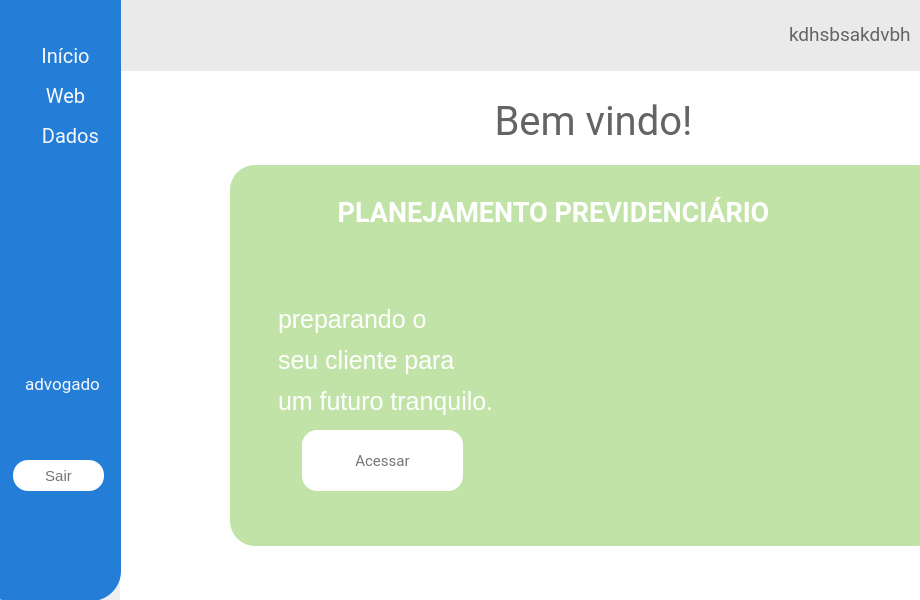
<?xml version="1.0" encoding="UTF-8"?>
<ui version="4.0">
 <class>MainWindow</class>
 <widget class="QMainWindow" name="MainWindow">
  <property name="geometry">
   <rect>
    <x>0</x>
    <y>0</y>
    <width>920</width>
    <height>600</height>
   </rect>
  </property>
  <property name="minimumSize">
   <size>
    <width>920</width>
    <height>600</height>
   </size>
  </property>
  <property name="maximumSize">
   <size>
    <width>920</width>
    <height>600</height>
   </size>
  </property>
  <property name="windowTitle">
   <string>MainWindow</string>
  </property>
  <widget class="QWidget" name="centralwidget">
   <widget class="QFrame" name="frame">
    <property name="geometry">
     <rect>
      <x>120</x>
      <y>0</y>
      <width>800</width>
      <height>600</height>
     </rect>
    </property>
    <property name="minimumSize">
     <size>
      <width>800</width>
      <height>600</height>
     </size>
    </property>
    <property name="maximumSize">
     <size>
      <width>800</width>
      <height>600</height>
     </size>
    </property>
    <property name="styleSheet">
     <string notr="true">background-color: rgb(255, 255, 255);</string>
    </property>
    <property name="frameShape">
     <enum>QFrame::NoFrame</enum>
    </property>
    <property name="frameShadow">
     <enum>QFrame::Raised</enum>
    </property>
    <widget class="QLabel" name="label">
     <property name="geometry">
      <rect>
       <x>15</x>
       <y>0</y>
       <width>400</width>
       <height>286</height>
      </rect>
     </property>
     <property name="minimumSize">
      <size>
       <width>400</width>
       <height>286</height>
      </size>
     </property>
     <property name="maximumSize">
      <size>
       <width>400</width>
       <height>286</height>
      </size>
     </property>
     <property name="styleSheet">
      <string notr="true">background-color: qconicalgradient(cx:0.5, cy:0.5, angle:0, stop:0.852273 rgba(255, 255, 255, 0), stop:0.875 rgba(255, 255, 255, 0), stop:0.886364 rgba(255, 255, 255, 0));</string>
     </property>
     <property name="text">
      <string/>
     </property>
    </widget>
    <widget class="QLabel" name="label_2">
     <property name="geometry">
      <rect>
       <x>385</x>
       <y>295</y>
       <width>400</width>
       <height>286</height>
      </rect>
     </property>
     <property name="minimumSize">
      <size>
       <width>400</width>
       <height>286</height>
      </size>
     </property>
     <property name="maximumSize">
      <size>
       <width>400</width>
       <height>286</height>
      </size>
     </property>
     <property name="styleSheet">
      <string notr="true">background-color: qconicalgradient(cx:0.5, cy:0.5, angle:0, stop:0.852273 rgba(255, 255, 255, 0), stop:0.875 rgba(255, 255, 255, 0), stop:0.886364 rgba(255, 255, 255, 0));</string>
     </property>
     <property name="text">
      <string/>
     </property>
    </widget>
    <widget class="QLabel" name="label_3">
     <property name="geometry">
      <rect>
       <x>440</x>
       <y>20</y>
       <width>332</width>
       <height>105</height>
      </rect>
     </property>
     <property name="styleSheet">
      <string notr="true">background-color: rgb(45, 82, 119);
border-radius:15px;</string>
     </property>
     <property name="text">
      <string/>
     </property>
    </widget>
    <widget class="QLabel" name="label_4">
     <property name="geometry">
      <rect>
       <x>466</x>
       <y>25</y>
       <width>281</width>
       <height>41</height>
      </rect>
     </property>
     <property name="font">
      <font>
       <family>Roboto</family>
       <pointsize>16</pointsize>
      </font>
     </property>
     <property name="styleSheet">
      <string notr="true">background-color: qconicalgradient(cx:0.5, cy:0.5, angle:0, stop:0.852273 rgba(255, 255, 255, 0), stop:0.875 rgba(255, 255, 255, 0), stop:0.886364 rgba(255, 255, 255, 0));
color: rgb(255, 255, 255);</string>
     </property>
     <property name="text">
      <string>Total do último Indeferimento</string>
     </property>
    </widget>
    <widget class="QLabel" name="label_5">
     <property name="geometry">
      <rect>
       <x>545</x>
       <y>58</y>
       <width>121</width>
       <height>41</height>
      </rect>
     </property>
     <property name="font">
      <font>
       <family>Roboto</family>
       <pointsize>25</pointsize>
      </font>
     </property>
     <property name="styleSheet">
      <string notr="true">background-color: qconicalgradient(cx:0.5, cy:0.5, angle:0, stop:0.852273 rgba(255, 255, 255, 0), stop:0.875 rgba(255, 255, 255, 0), stop:0.886364 rgba(255, 255, 255, 0));
color: rgb(255, 255, 255);</string>
     </property>
     <property name="text">
      <string>374.415</string>
     </property>
    </widget>
    <widget class="QLabel" name="label_6">
     <property name="geometry">
      <rect>
       <x>552</x>
       <y>98</y>
       <width>111</width>
       <height>16</height>
      </rect>
     </property>
     <property name="font">
      <font>
       <family>Roboto</family>
       <pointsize>10</pointsize>
      </font>
     </property>
     <property name="styleSheet">
      <string notr="true">background-color: qconicalgradient(cx:0.5, cy:0.5, angle:0, stop:0.852273 rgba(255, 255, 255, 0), stop:0.875 rgba(255, 255, 255, 0), stop:0.886364 rgba(255, 255, 255, 0));
color: rgb(200, 200, 200);</string>
     </property>
     <property name="text">
      <string>REQUERIMENTOS</string>
     </property>
     <property name="alignment">
      <set>Qt::AlignCenter</set>
     </property>
    </widget>
    <widget class="QLabel" name="label_7">
     <property name="geometry">
      <rect>
       <x>470</x>
       <y>174</y>
       <width>301</width>
       <height>101</height>
      </rect>
     </property>
     <property name="font">
      <font>
       <family>Roboto</family>
       <pointsize>11</pointsize>
      </font>
     </property>
     <property name="styleSheet">
      <string notr="true">color: rgb(45, 82, 119);</string>
     </property>
     <property name="text">
      <string>84.450  -  Distrito Federal 
68.493  -  São Paulo
33.464  -  Minas Gerais
26.534  -  Rio Grande do Sul
21.837  -  Bahia</string>
     </property>
     <property name="alignment">
      <set>Qt::AlignLeading|Qt::AlignLeft|Qt::AlignTop</set>
     </property>
    </widget>
    <widget class="QLabel" name="label_8">
     <property name="geometry">
      <rect>
       <x>470</x>
       <y>142</y>
       <width>251</width>
       <height>21</height>
      </rect>
     </property>
     <property name="font">
      <font>
       <family>Roboto</family>
       <pointsize>11</pointsize>
       <weight>75</weight>
       <bold>true</bold>
      </font>
     </property>
     <property name="styleSheet">
      <string notr="true">color: rgb(35, 65, 94);</string>
     </property>
     <property name="text">
      <string>ESTADOS COM MAIS INDEFERIDOS :</string>
     </property>
    </widget>
    <widget class="QLabel" name="label_9">
     <property name="geometry">
      <rect>
       <x>44</x>
       <y>379</y>
       <width>321</width>
       <height>211</height>
      </rect>
     </property>
     <property name="font">
      <font>
       <family>Roboto</family>
       <pointsize>10</pointsize>
      </font>
     </property>
     <property name="styleSheet">
      <string notr="true">color: rgb(90, 133, 76);
background-color: qconicalgradient(cx:0.5, cy:0.5, angle:0, stop:0.852273 rgba(255, 255, 255, 0), stop:0.875 rgba(255, 255, 255, 0), stop:0.886364 rgba(255, 255, 255, 0));</string>
     </property>
     <property name="text">
      <string>Motivo 1 - Parecer contrário perícia médica.

Motivo 2 - Falta de requisitos p/Direito às regras de
                   transição emenda constitucional N°103.

Motivo 3 - Não apresentação ou conformação dos
                   dados contidos no atestado médico.

Motivo 4 - Não enquadramento Art 20 parag.3 
                   Lei 8742/93.

Motivo 5 - Falta período de inscrição ou atualização
                  dos dados do Cad único.</string>
     </property>
     <property name="alignment">
      <set>Qt::AlignLeading|Qt::AlignLeft|Qt::AlignTop</set>
     </property>
    </widget>
    <widget class="QLabel" name="label_10">
     <property name="geometry">
      <rect>
       <x>44</x>
       <y>341</y>
       <width>321</width>
       <height>21</height>
      </rect>
     </property>
     <property name="font">
      <font>
       <family>Roboto</family>
       <pointsize>11</pointsize>
       <weight>75</weight>
       <bold>true</bold>
      </font>
     </property>
     <property name="styleSheet">
      <string notr="true">color: rgb(59, 90, 48);</string>
     </property>
     <property name="text">
      <string>PRINCIPAIS MOTIVOS DOS INDEFERIMENTOS :</string>
     </property>
    </widget>
    <widget class="QFrame" name="frame_2">
     <property name="geometry">
      <rect>
       <x>0</x>
       <y>0</y>
       <width>800</width>
       <height>600</height>
      </rect>
     </property>
     <property name="minimumSize">
      <size>
       <width>800</width>
       <height>600</height>
      </size>
     </property>
     <property name="maximumSize">
      <size>
       <width>800</width>
       <height>600</height>
      </size>
     </property>
     <property name="styleSheet">
      <string notr="true">background-color: rgb(255, 255, 255);</string>
     </property>
     <property name="frameShape">
      <enum>QFrame::NoFrame</enum>
     </property>
     <property name="frameShadow">
      <enum>QFrame::Raised</enum>
     </property>
     <widget class="QLabel" name="label_11">
      <property name="geometry">
       <rect>
        <x>155</x>
        <y>40</y>
        <width>620</width>
        <height>428</height>
       </rect>
      </property>
      <property name="styleSheet">
       <string notr="true">background-color: qconicalgradient(cx:0.5, cy:0.5, angle:0, stop:0.852273 rgba(255, 255, 255, 0), stop:0.875 rgba(255, 255, 255, 0), stop:0.886364 rgba(255, 255, 255, 0));
border-radius: 15px;</string>
      </property>
      <property name="text">
       <string/>
      </property>
     </widget>
     <widget class="QPushButton" name="pushButton">
      <property name="geometry">
       <rect>
        <x>355</x>
        <y>445</y>
        <width>220</width>
        <height>75</height>
       </rect>
      </property>
      <property name="font">
       <font>
        <family>Roboto</family>
        <pointsize>13</pointsize>
       </font>
      </property>
      <property name="cursor">
       <cursorShape>PointingHandCursor</cursorShape>
      </property>
      <property name="styleSheet">
       <string notr="true">QPushButton {
	background-color: rgb(96, 163, 211);
	color: rgb(255, 255, 255);
	border-radius: 20px;
}

QPushButton:hover {
	background-color: rgb(93, 148, 188);
}</string>
      </property>
      <property name="text">
       <string>Acessar o Jusbrasil</string>
      </property>
     </widget>
     <widget class="QLabel" name="label_12">
      <property name="geometry">
       <rect>
        <x>22</x>
        <y>253</y>
        <width>138</width>
        <height>31</height>
       </rect>
      </property>
      <property name="font">
       <font>
        <family>Roboto</family>
        <pointsize>12</pointsize>
       </font>
      </property>
      <property name="styleSheet">
       <string notr="true">color: rgb(93, 148, 188);
background-color: qconicalgradient(cx:0.5, cy:0.5, angle:0, stop:0.852273 rgba(255, 255, 255, 0), stop:0.875 rgba(255, 255, 255, 0), stop:0.886364 rgba(255, 255, 255, 0));</string>
      </property>
      <property name="text">
       <string>&lt;html&gt;&lt;head/&gt;&lt;body&gt;&lt;p&gt;À um mundo&lt;/p&gt;&lt;/body&gt;&lt;/html&gt;</string>
      </property>
     </widget>
     <widget class="QLabel" name="label_13">
      <property name="geometry">
       <rect>
        <x>22</x>
        <y>228</y>
        <width>121</width>
        <height>31</height>
       </rect>
      </property>
      <property name="font">
       <font>
        <pointsize>14</pointsize>
        <weight>75</weight>
        <bold>true</bold>
       </font>
      </property>
      <property name="styleSheet">
       <string notr="true">color: rgb(93, 148, 188);
background-color: qconicalgradient(cx:0.5, cy:0.5, angle:0, stop:0.852273 rgba(255, 255, 255, 0), stop:0.875 rgba(255, 255, 255, 0), stop:0.886364 rgba(255, 255, 255, 0));</string>
      </property>
      <property name="text">
       <string>CONECTE-SE</string>
      </property>
     </widget>
     <widget class="QLabel" name="label_14">
      <property name="geometry">
       <rect>
        <x>22</x>
        <y>278</y>
        <width>138</width>
        <height>31</height>
       </rect>
      </property>
      <property name="font">
       <font>
        <family>Roboto</family>
        <pointsize>12</pointsize>
       </font>
      </property>
      <property name="styleSheet">
       <string notr="true">color: rgb(93, 148, 188);
background-color: qconicalgradient(cx:0.5, cy:0.5, angle:0, stop:0.852273 rgba(255, 255, 255, 0), stop:0.875 rgba(255, 255, 255, 0), stop:0.886364 rgba(255, 255, 255, 0));</string>
      </property>
      <property name="text">
       <string>&lt;html&gt;&lt;head/&gt;&lt;body&gt;&lt;p&gt;de informações&lt;/p&gt;&lt;/body&gt;&lt;/html&gt;</string>
      </property>
     </widget>
     <widget class="QFrame" name="frame_3">
      <property name="geometry">
       <rect>
        <x>0</x>
        <y>0</y>
        <width>800</width>
        <height>600</height>
       </rect>
      </property>
      <property name="minimumSize">
       <size>
        <width>800</width>
        <height>600</height>
       </size>
      </property>
      <property name="maximumSize">
       <size>
        <width>800</width>
        <height>600</height>
       </size>
      </property>
      <property name="frameShape">
       <enum>QFrame::NoFrame</enum>
      </property>
      <property name="frameShadow">
       <enum>QFrame::Raised</enum>
      </property>
      <widget class="QLabel" name="label_15">
       <property name="geometry">
        <rect>
         <x>268</x>
         <y>100</y>
         <width>411</width>
         <height>41</height>
        </rect>
       </property>
       <property name="font">
        <font>
         <family>Roboto</family>
         <pointsize>30</pointsize>
        </font>
       </property>
       <property name="styleSheet">
        <string notr="true">color: rgb(100, 100, 100);</string>
       </property>
       <property name="text">
        <string>Bem vindo!</string>
       </property>
       <property name="alignment">
        <set>Qt::AlignCenter</set>
       </property>
      </widget>
      <widget class="QFrame" name="frame_4">
       <property name="geometry">
        <rect>
         <x>-1</x>
         <y>-1</y>
         <width>804</width>
         <height>72</height>
        </rect>
       </property>
       <property name="styleSheet">
        <string notr="true">background-color: rgb(234, 234, 234);</string>
       </property>
       <property name="frameShape">
        <enum>QFrame::NoFrame</enum>
       </property>
       <property name="frameShadow">
        <enum>QFrame::Plain</enum>
       </property>
       <property name="lineWidth">
        <number>1</number>
       </property>
       <widget class="QLabel" name="label_16">
        <property name="geometry">
         <rect>
          <x>670</x>
          <y>15</y>
          <width>131</width>
          <height>41</height>
         </rect>
        </property>
        <property name="font">
         <font>
          <family>Roboto</family>
          <pointsize>14</pointsize>
         </font>
        </property>
        <property name="styleSheet">
         <string notr="true">color: rgb(100, 100, 100);</string>
        </property>
        <property name="text">
         <string>kdhsbsakdvbh</string>
        </property>
        <property name="alignment">
         <set>Qt::AlignLeading|Qt::AlignLeft|Qt::AlignVCenter</set>
        </property>
       </widget>
       <widget class="QLabel" name="label_17">
        <property name="geometry">
         <rect>
          <x>618</x>
          <y>13</y>
          <width>47</width>
          <height>47</height>
         </rect>
        </property>
        <property name="text">
         <string/>
        </property>
       </widget>
      </widget>
      <widget class="QPushButton" name="pushButton_5">
       <property name="geometry">
        <rect>
         <x>618</x>
         <y>13</y>
         <width>47</width>
         <height>47</height>
        </rect>
       </property>
       <property name="cursor">
        <cursorShape>PointingHandCursor</cursorShape>
       </property>
       <property name="styleSheet">
        <string notr="true">background-color: qconicalgradient(cx:0.5, cy:0.5, angle:0, stop:0.852273 rgba(255, 255, 255, 0), stop:0.875 rgba(255, 255, 255, 0), stop:0.886364 rgba(255, 255, 255, 0));
border-radius: 5px;</string>
       </property>
       <property name="text">
        <string/>
       </property>
      </widget>
      <widget class="QLabel" name="label_18">
       <property name="geometry">
        <rect>
         <x>110</x>
         <y>165</y>
         <width>711</width>
         <height>381</height>
        </rect>
       </property>
       <property name="styleSheet">
        <string notr="true">background-color: rgb(193, 227, 167);
border-radius: 25px;</string>
       </property>
       <property name="text">
        <string/>
       </property>
      </widget>
      <widget class="QLabel" name="label_19">
       <property name="geometry">
        <rect>
         <x>300</x>
         <y>165</y>
         <width>508</width>
         <height>381</height>
        </rect>
       </property>
       <property name="styleSheet">
        <string notr="true">background-color: qconicalgradient(cx:0.5, cy:0.5, angle:0, stop:0.852273 rgba(255, 255, 255, 0), stop:0.875 rgba(255, 255, 255, 0), stop:0.886364 rgba(255, 255, 255, 0));</string>
       </property>
       <property name="text">
        <string/>
       </property>
      </widget>
      <widget class="QLabel" name="label_20">
       <property name="geometry">
        <rect>
         <x>218</x>
         <y>197</y>
         <width>431</width>
         <height>31</height>
        </rect>
       </property>
       <property name="font">
        <font>
         <family>Roboto</family>
         <pointsize>20</pointsize>
         <weight>75</weight>
         <italic>false</italic>
         <bold>true</bold>
        </font>
       </property>
       <property name="styleSheet">
        <string notr="true">color: rgb(255, 255, 255);
background-color: qconicalgradient(cx:0.5, cy:0.5, angle:0, stop:0.852273 rgba(255, 255, 255, 0), stop:0.875 rgba(255, 255, 255, 0), stop:0.886364 rgba(255, 255, 255, 0));</string>
       </property>
       <property name="text">
        <string>PLANEJAMENTO PREVIDENCIÁRIO</string>
       </property>
       <property name="alignment">
        <set>Qt::AlignCenter</set>
       </property>
      </widget>
      <widget class="QLabel" name="label_21">
       <property name="geometry">
        <rect>
         <x>158</x>
         <y>275</y>
         <width>221</width>
         <height>171</height>
        </rect>
       </property>
       <property name="font">
        <font>
         <pointsize>19</pointsize>
        </font>
       </property>
       <property name="styleSheet">
        <string notr="true">color: rgb(255, 255, 255);
background-color: qconicalgradient(cx:0.5, cy:0.5, angle:0, stop:0.852273 rgba(255, 255, 255, 0), stop:0.875 rgba(255, 255, 255, 0), stop:0.886364 rgba(255, 255, 255, 0));</string>
       </property>
       <property name="text">
        <string>&lt;html&gt;&lt;head/&gt;&lt;body&gt;&lt;p&gt;preparando o &lt;/p&gt;&lt;p&gt;seu cliente para &lt;/p&gt;&lt;p&gt;um futuro tranquilo.&lt;/p&gt;&lt;/body&gt;&lt;/html&gt;</string>
       </property>
      </widget>
      <widget class="QPushButton" name="pushButton_6">
       <property name="geometry">
        <rect>
         <x>182</x>
         <y>430</y>
         <width>161</width>
         <height>61</height>
        </rect>
       </property>
       <property name="font">
        <font>
         <family>Roboto</family>
         <pointsize>11</pointsize>
        </font>
       </property>
       <property name="cursor">
        <cursorShape>PointingHandCursor</cursorShape>
       </property>
       <property name="styleSheet">
        <string notr="true">QPushButton {
	color: rgb(117, 117, 117);
	background-color: rgb(255, 255, 255);
	border-radius: 15px;
}

QPushButton:hover {
	background-color: rgb(234, 234, 234);
}</string>
       </property>
       <property name="text">
        <string>Acessar</string>
       </property>
      </widget>
     </widget>
    </widget>
   </widget>
   <widget class="QFrame" name="frame_5">
    <property name="geometry">
     <rect>
      <x>-20</x>
      <y>-30</y>
      <width>141</width>
      <height>631</height>
     </rect>
    </property>
    <property name="styleSheet">
     <string notr="true">background-color: rgb(36, 126, 216);
border-radius: 30px;</string>
    </property>
    <property name="frameShape">
     <enum>QFrame::NoFrame</enum>
    </property>
    <property name="frameShadow">
     <enum>QFrame::Raised</enum>
    </property>
    <widget class="QPushButton" name="pushButton_2">
     <property name="geometry">
      <rect>
       <x>25</x>
       <y>70</y>
       <width>121</width>
       <height>31</height>
      </rect>
     </property>
     <property name="font">
      <font>
       <family>Roboto</family>
       <pointsize>15</pointsize>
      </font>
     </property>
     <property name="cursor">
      <cursorShape>PointingHandCursor</cursorShape>
     </property>
     <property name="layoutDirection">
      <enum>Qt::RightToLeft</enum>
     </property>
     <property name="styleSheet">
      <string notr="true">QPushButton {
	background-color: qconicalgradient(cx:0.5, cy:0.5, angle:0, stop:0.852273 rgba(255, 255, 255, 0), 		stop:0.875 rgba(255, 255, 255, 0), stop:0.886364 rgba(255, 255, 255, 0));
	color: rgb(249, 249, 249);
}

QPushButton:hover {	
	background-color: rgb(35, 118, 201);
	border-radius: 15px;
}</string>
     </property>
     <property name="text">
      <string>Início</string>
     </property>
    </widget>
    <widget class="QPushButton" name="pushButton_3">
     <property name="geometry">
      <rect>
       <x>25</x>
       <y>110</y>
       <width>121</width>
       <height>31</height>
      </rect>
     </property>
     <property name="font">
      <font>
       <family>Roboto</family>
       <pointsize>15</pointsize>
      </font>
     </property>
     <property name="cursor">
      <cursorShape>PointingHandCursor</cursorShape>
     </property>
     <property name="layoutDirection">
      <enum>Qt::LeftToRight</enum>
     </property>
     <property name="styleSheet">
      <string notr="true">QPushButton {
	background-color: qconicalgradient(cx:0.5, cy:0.5, angle:0, stop:0.852273 rgba(255, 255, 255, 0), 		stop:0.875 rgba(255, 255, 255, 0), stop:0.886364 rgba(255, 255, 255, 0));
	color: rgb(249, 249, 249);
}

QPushButton:hover {	
	background-color: rgb(35, 118, 201);
	border-radius: 15px;
}</string>
     </property>
     <property name="text">
      <string>Web</string>
     </property>
    </widget>
    <widget class="QPushButton" name="pushButton_4">
     <property name="geometry">
      <rect>
       <x>25</x>
       <y>150</y>
       <width>121</width>
       <height>31</height>
      </rect>
     </property>
     <property name="font">
      <font>
       <family>Roboto</family>
       <pointsize>15</pointsize>
      </font>
     </property>
     <property name="cursor">
      <cursorShape>PointingHandCursor</cursorShape>
     </property>
     <property name="styleSheet">
      <string notr="true">QPushButton {
	background-color: qconicalgradient(cx:0.5, cy:0.5, angle:0, stop:0.852273 rgba(255, 255, 255, 0), 		stop:0.875 rgba(255, 255, 255, 0), stop:0.886364 rgba(255, 255, 255, 0));
	color: rgb(249, 249, 249);
}

QPushButton:hover {	
	background-color: rgb(35, 118, 201);
	border-radius: 15px;
}</string>
     </property>
     <property name="text">
      <string>  Dados</string>
     </property>
    </widget>
    <widget class="QPushButton" name="pushButton_7">
     <property name="geometry">
      <rect>
       <x>33</x>
       <y>490</y>
       <width>91</width>
       <height>31</height>
      </rect>
     </property>
     <property name="font">
      <font>
       <pointsize>11</pointsize>
      </font>
     </property>
     <property name="cursor">
      <cursorShape>PointingHandCursor</cursorShape>
     </property>
     <property name="styleSheet">
      <string notr="true">QPushButton {
	color: rgb(117, 117, 117);
	background-color: rgb(255, 255, 255);
	border-radius: 15px;
}

QPushButton:hover {
	background-color: rgb(234, 234, 234);
}</string>
     </property>
     <property name="text">
      <string>Sair</string>
     </property>
    </widget>
    <widget class="QLabel" name="label_22">
     <property name="geometry">
      <rect>
       <x>42</x>
       <y>400</y>
       <width>81</width>
       <height>28</height>
      </rect>
     </property>
     <property name="font">
      <font>
       <family>Roboto</family>
       <pointsize>13</pointsize>
      </font>
     </property>
     <property name="styleSheet">
      <string notr="true">color: rgb(249, 249, 249);</string>
     </property>
     <property name="text">
      <string>advogado</string>
     </property>
     <property name="alignment">
      <set>Qt::AlignCenter</set>
     </property>
    </widget>
    <widget class="QLabel" name="label_23">
     <property name="geometry">
      <rect>
       <x>48</x>
       <y>350</y>
       <width>70</width>
       <height>57</height>
      </rect>
     </property>
     <property name="text">
      <string/>
     </property>
    </widget>
   </widget>
  </widget>
 </widget>
 <resources/>
 <connections/>
</ui>
